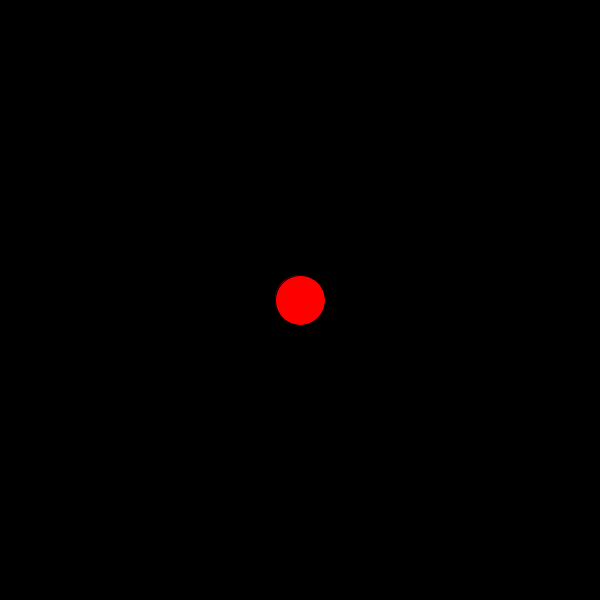
Frame 1 (no input)
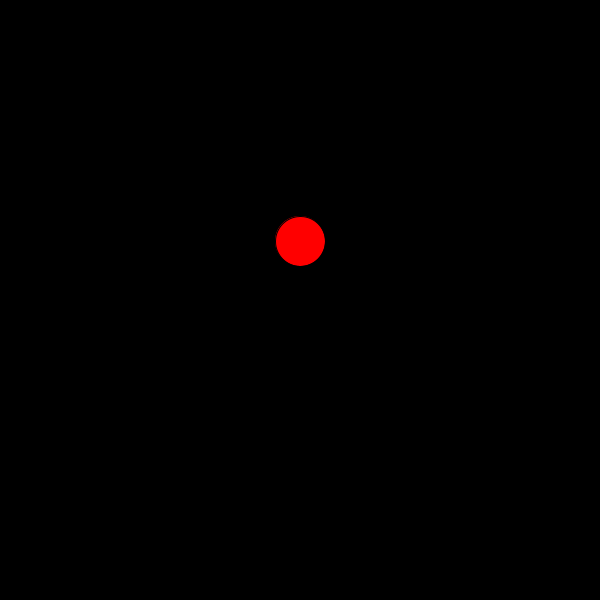
Frame 60 (the mouse pressed at the canvas centre just before this capture)
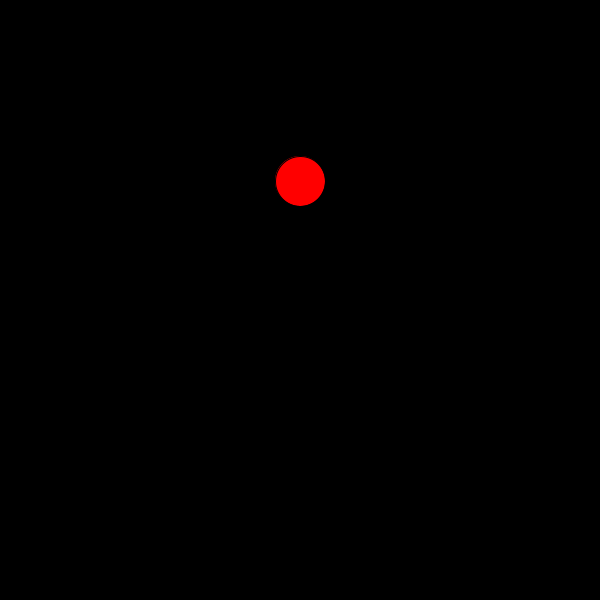
Frame 120 (the mouse held since frame 60 and released just before this capture)

The Processing sketch that drew these frames (run headless with seeded random() and noise(); from frame 60 on, the mouse is pressed at the canvas centre):

// Processing sketch: Workshop_09b
// ── Workshop_09b.pde
int x;
int y;

void setup(){
  size (600,600);
  background (0);
  x=width/2;
  y=height/2;
  
  frameRate(200);
}

void draw(){
 clear(); 
 background (0);
 circle();
}
  
void circle(){
  fill(255,0,0);
  ellipse (x,y,50,50);
  if (y<=height){
    y = y-1;
  }
  else if (y==0){
    y = y+1;
  }


}
  
